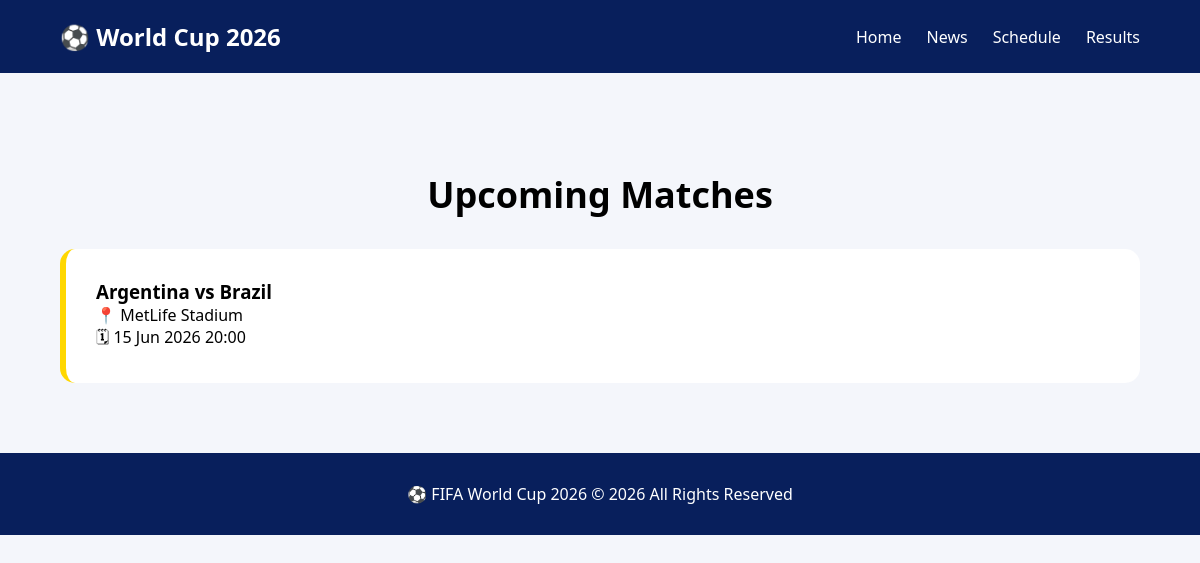
Page /schedule.php on the committed database.
### tables this page shows
CREATE TABLE `matches` (
  `id` int NOT NULL,
  `home_team` varchar(100) NOT NULL,
  `away_team` varchar(100) NOT NULL,
  `stadium` varchar(150) DEFAULT NULL,
  `match_date` datetime NOT NULL,
  `home_score` int DEFAULT NULL,
  `away_score` int DEFAULT NULL,
  `status` enum('Upcoming','Finished') DEFAULT 'Upcoming'
);

### schedule.php (the view)
<?php
include 'config/database.php';
include 'includes/header.php';
include 'includes/navbar.php';
$result = mysqli_query($conn, "SELECT * FROM matches WHERE status='Upcoming' ORDER BY match_date ASC");
?>
<div class="container" style="padding-top:100px;">
    <h2 class="section-title">Upcoming Matches</h2>
    <div class="match-grid">
        <?php while($row = mysqli_fetch_assoc($result)): ?>
        <div class="match-card">
            <h3><?= htmlspecialchars($row['home_team']) ?> vs <?= htmlspecialchars($row['away_team']) ?></h3>
            <p>📍 <?= htmlspecialchars($row['stadium']) ?></p>
            <p>🗓 <?= date('d M Y H:i', strtotime($row['match_date'])) ?></p>
        </div>
        <?php endwhile; ?>
    </div>
</div>
<?php include 'includes/footer.php'; ?>

### assets/css/style.css (style rules this page uses)
* { margin:0; padding:0; box-sizing:border-box; }
body { font-family:'Segoe UI',sans-serif; background:#f4f6fb; }
.container { width:90%; margin:70px auto; }
.section-title { text-align:center; margin-bottom:30px; font-size:36px; }
.match-grid, .result-grid { display:grid; grid-template-columns: repeat(auto-fit,minmax(300px,1fr)); gap:25px; margin-bottom:60px; }
.match-card { background:white; padding:30px; border-left:6px solid gold; border-radius:15px; }

### rows in the picture
matches: home_team "Argentina", away_team "Brazil", stadium "MetLife Stadium", match_date "15 Jun 2026 20:00"
